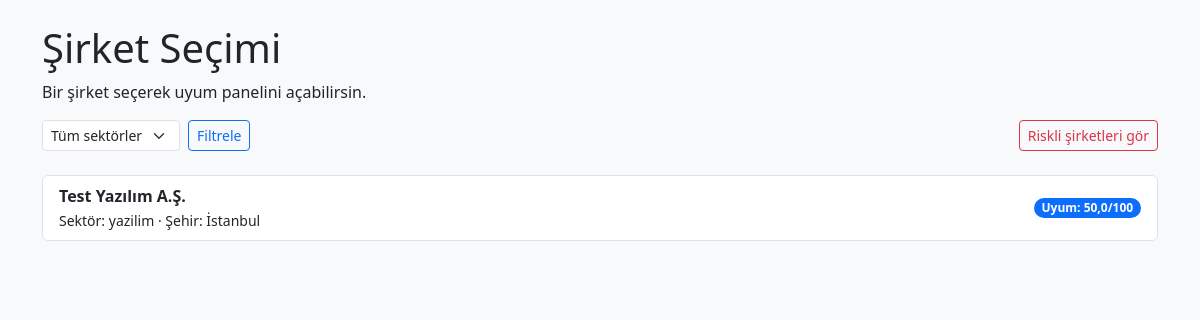
The app's page /sirket-list/ with its own data.
### mevzuat_parca/models.py (models this page shows, shortened)
class Sirket(models.Model):
    SECTOR_CHOICES = [
        ("yazilim", "Yazılım"),
        ("imalat", "İmalat"),
        ("perakende", "Perakende"),
        ("lojistik", "Lojistik"),
    ]
    name = models.CharField(max_length=255, db_index=True)
    unvan = models.CharField(max_length=255, blank=True, default="", db_index=True)
    vkn = models.CharField(max_length=10, blank=True, default="", db_index=True)
    sector = models.CharField(
        max_length=50,
        choices=SECTOR_CHOICES,
        blank=True,
        default="",
        db_index=True,
    )
    employee_count = models.PositiveIntegerField(default=0)
    location_city = models.CharField(max_length=100, blank=True, default="", db_index=True)
    is_exporter = models.BooleanField(default=False)
    created_at = models.DateTimeField(auto_now_add=True)
    class Meta:
        ordering = ["-id"]

### mevzuat_parca/views.py (the view)
def sirket_list_page(request):
    selected_sector = (request.GET.get("sector") or "").strip()
    sirket_qs = _annotated_sirket_queryset().order_by("name")
    if selected_sector and selected_sector != "all":
        sirket_qs = sirket_qs.filter(sector=selected_sector)
    sirketler = [
        {
            "sirket": s,
            "score": round(float(getattr(s, "uyum_skoru", 100.0)), 2),
        }
        for s in sirket_qs
    ]
    context = {
        "sirketler": sirketler,
        "selected_sector": selected_sector,
        "sector_choices": Sirket.SECTOR_CHOICES,
    }
    return render(request, "sirket_list.html", context)

### mevzuat_parca/templates/sirket_list.html (shortened to what this page needs)
<!DOCTYPE html>
<html lang="tr">
<head>
    <link href="https://cdn.jsdelivr.net/npm/bootstrap@5.3.2/dist/css/bootstrap.min.css" rel="stylesheet">
</head>
<body class="bg-light">
    <div class="container py-4">
        <h1 class="mb-2">Şirket Seçimi</h1>
        <p class="mb-3">Bir şirket seçerek uyum panelini açabilirsin.</p>
        <form method="get" class="row g-2 mb-4">
            <div class="col-auto">
                <select name="sector" class="form-select form-select-sm">
                    <option value="">Tüm sektörler</option>
                </select>
            </div>
            <div class="col-auto">
                <button type="submit" class="btn btn-sm btn-outline-primary">Filtrele</button>
            </div>
            <div class="col-auto ms-auto">
                <a href="{% url 'sirket-riskli-list-page' %}" class="btn btn-sm btn-outline-danger">
                    Riskli şirketleri gör
                </a>
            </div>
        </form>
        {% if sirketler %}
        <div class="list-group">
            {% for item in sirketler %}
            <a href="/api/companies/{{ item.sirket.id }}/dashboard-page/"
               class="list-group-item list-group-item-action d-flex justify-content-between align-items-center">
                <div>
                    <strong>{{ item.sirket.name }}</strong><br>
                    <small>
                        Sektör: {{ item.sirket.sector }} ·
                        Şehir: {{ item.sirket.location_city }}
                    </small>
                </div>
                <span class="badge bg-primary rounded-pill">
                    Uyum: {{ item.score }}/100
                </span>
            </a>
            {% endfor %}
        </div>
        {% else %}
           <p>Henüz tanımlı şirket bulunmuyor.</p>
        {% endif %}
    </div>
</body>
</html>

### records on screen
Sirket: sirket.name "Test Yazılım A.Ş.", sirket.sector "yazilim", sirket.location_city "İstanbul", score "50,0"
